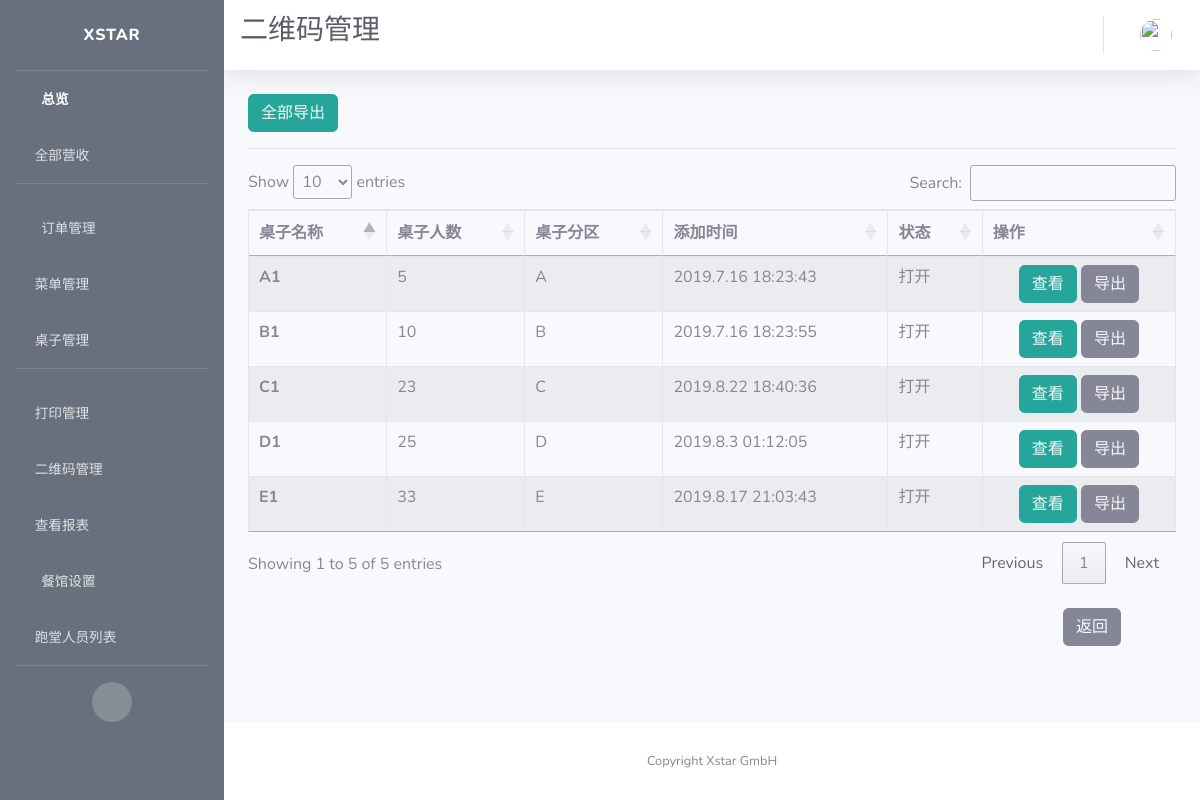
Screenshot of /qrcode/manage with the database file from the repository.
### app/models.py (models this page shows, shortened)
class Table(db.Model):
    id = db.Column(db.Integer, primary_key=True, unique=True, index=True)
    name = db.Column(db.String(100), unique=True)
    number = db.Column(db.Integer, nullable=False, unique=False)
    section = db.Column(db.String(10), unique=False)
    seats = db.Column(db.String(100))
    is_on = db.Column(db.Boolean, nullable=False, default=False)
    timeCreated = db.Column(db.DateTime, default=datetime.utcnow)
    container = db.Column(db.String(300))

### app/routes.py (the view)
@app.route('/qrcode/manage')
def qrcode_manage():
    tables = Table.query.all()
    context = dict(referrer=request.headers.get('Referer'),
                   title=u"二维码管理",
                   tables=tables,
                   company_name=company_info.get('company_name'),
                   format=datetime_format)
    return render_template('qrcode.html', **context)

### app/templates/qrcode.html (shortened to what this page needs)
{% extends 'base.html' %}
{% block css %}
<link rel="stylesheet" type="text/css" href="https://cdn.datatables.net/1.10.19/css/jquery.dataTables.css">
<link rel="stylesheet" type="text/css" href="https://cdnjs.cloudflare.com/ajax/libs/twitter-bootstrap/4.1.3/css/bootstrap.css">
<link rel="stylesheet" type="text/css" href="https://cdn.datatables.net/1.10.19/css/dataTables.bootstrap4.min.css">
{% endblock %}
{% block title %}
<h1 class="h3 mb-2 text-gray-800">二维码管理</h1>
<br>
{% endblock %}
{% block content %}
<button type="button" class="btn btn-info" style="border-color:#26a69a; background-color:#26a69a;">
  <a href={{url_for('export_qrcode', table_name="All")}} style="color: rgb(247, 249, 252)">
     全部导出
  </a>
</button>
<hr>
<div class="row">
    <div class="col-sm-12">
      <table id="example" class="table table-striped table-bordered">
      <thead>
        <tr>
          <th scope="col">桌子名称</th>
          <th scope="col">桌子人数</th>
          <th scope="col">桌子分区</th>
          <th scope="col">添加时间</th>
          <th scope="col">状态</th>
          <th scope="col">操作</th>
        </tr>
      </thead>
      <tbody>
        {% for table in tables %}
        <tr>
          <th scope="row">{{ table.name }}</th>
          <td>{{ table.number }}</td>
          <td>{{ table.section }}</td>
          <td>{{ table.timeCreated.strftime(format) }}</td>
          {% if table.is_on %}
          <td>打开</td>
          {% else %}
          <td>关闭</td>
          {% endif %}
          <td style="text-align:center">
            <span>
              <button type="button" class="btn btn-info" style="border-color:#26a69a; background-color:#26a69a;">
                <a style="color: rgb(247, 249, 252)" href="{{ url_for('view_qrcodes', table_id=table.id) }}">
                  查看
                </a>
              </button>
            </span>
            <span>
              <button type="button" class="btn btn-secondary">
                <a href={{url_for('export_qrcode', table_name=table.name)}} style="color: rgb(247, 249, 252)">
                  导出
                </a>
              </button>
            </span>
          </td>
        </tr>
        {% endfor %}
      </tbody>
    </table>
    </div>
</div>
<br>
<button type="button" class="btn btn-secondary" id="back">
  <a style="color: rgb(247, 249, 252)" href={{ referrer }}>
    返回
</button>
{% endblock %}

### app/templates/qrcode.html (style rules this page uses)
#back { margin-left: 815px; margin-bottom:20px; }

### rows the page displays
Table: name "A1", number "5", section "A", timeCreated "2019.7.16 18:23:43", is_on "打开"
Table: name "B1", number "10", section "B", timeCreated "2019.7.16 18:23:55", is_on "打开"
Table: name "D1", number "25", section "D", timeCreated "2019.8.3 01:12:05", is_on "打开"
Table: name "E1", number "33", section "E", timeCreated "2019.8.17 21:03:43", is_on "打开"
Table: name "C1", number "23", section "C", timeCreated "2019.8.22 18:40:36", is_on "打开"

### other values shown
{{ company_name }} "Xstar GmbH"
